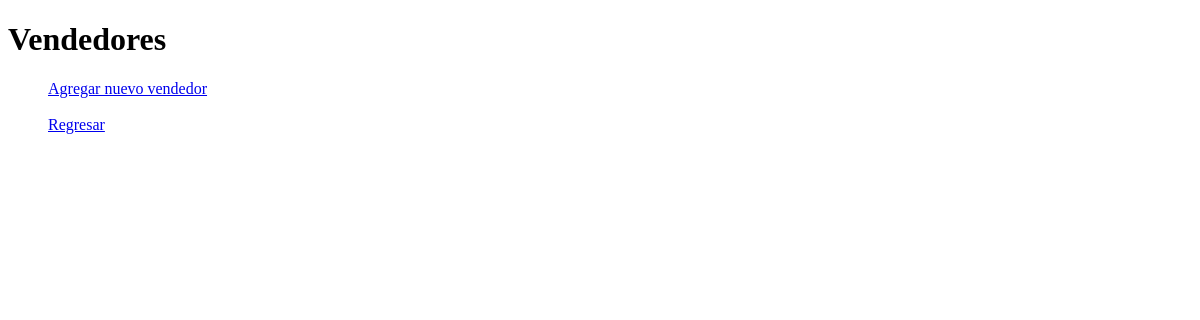
Page /vendedor/lista on the earlier database version.
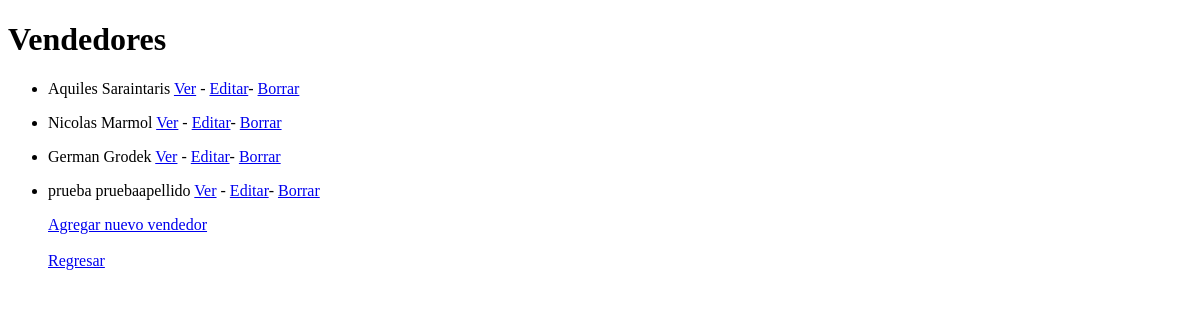
Same page on the later database version.
### ECommerce/models.py (models this page shows, shortened)
class Vendedor(models.Model):
    nombre = models.CharField(max_length=40)
    apellido = models.CharField(max_length=40)
    email = models.EmailField()
    dni = models.IntegerField()
    cuil = models.IntegerField()
    salario = models.IntegerField()

### ECommerce/views.py (the view)
# urls.py: path('vendedor/lista', VendedorList.as_view(), name="ListaV"),
class VendedorList(ListView):
    model = Vendedor
    template_name = "ECommerce/vendedor_lista.html"

### ECommerce/Template/ECommerce/vendedor_lista.html (shortened to what this page needs)
<!DOCTYPE html>
<html lang="en">
<head>
</head>
<body>
    <h1>Vendedores</h1>
    <ul>
        {% for vendedor in object_list %}
            <li>
                <p>{{ vendedor.nombre }} {{ vendedor.apellido }}
                <a href="{% url 'DetalleV' vendedor.id %}">Ver</a> - <a href="{% url 'EditarV' vendedor.id %}">Editar</a>- <a href="{% url 'BorrarV' vendedor.id %}">Borrar</a></p>
            </li>
        {% endfor %}
        <a href="{% url 'NuevoV' %}">Agregar nuevo vendedor</a>
        <br>
        <br>
        <a href="{% url 'index' %}">Regresar</a>
    </ul>
</body>
</html>

Differences in the rows shown:
added Vendedor: nombre "Aquiles", apellido "Saraintaris"
added Vendedor: nombre "Nicolas", apellido "Marmol"
added Vendedor: nombre "German", apellido "Grodek"
added Vendedor: nombre "prueba", apellido "pruebaapellido"
